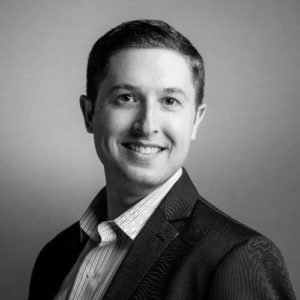
#> input picture fourier/gray2.jpg, 300 x 300 px
$ python 2.py
#> lines starting #> are read from the running program, lines starting #| are printed output that depends on the picture
'''
Write a program to obtain two-dimensional discrete Fourier transform and its
inverse of a gray level image of size 500*500. Also compute the magnitude,
phase angle and power spectrum of the Fourier transform.
'''

import cv2
import numpy as np
import matplotlib.pyplot as plt

img = cv2.imread('gray2.jpg', 0)
#> img is the input picture: shape (300, 300); min 0, max 255, mean 113.7

dft = cv2.dft(np.float32(img), flags=cv2.DFT_COMPLEX_OUTPUT)
dft_shift = np.fft.fftshift(dft)

magnitude = cv2.magnitude(dft_shift[:,:,0], dft_shift[:,:,1])
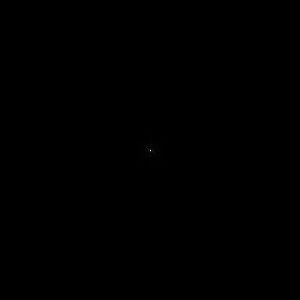
#> magnitude: shape (300, 300) float32; min 5.31, max 10234802, mean 3341.1; drawn with min black and max white
phase_angle = cv2.phase(dft_shift[:,:,0], dft_shift[:,:,1])
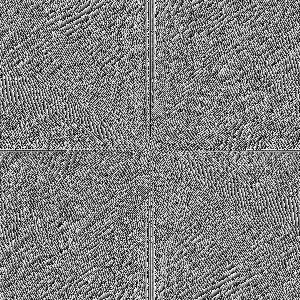
#> phase_angle: shape (300, 300) float32; min 7.63e-05, max 6.28, mean 3.14; drawn with min black and max white
power = magnitude**2

power_spectrum = 20*np.log(power)
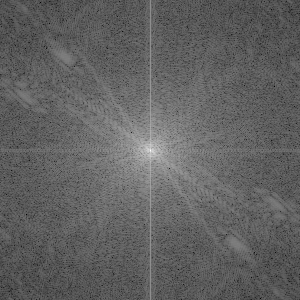
#> power_spectrum: shape (300, 300) float32; min 66.77, max 645.7, mean 289; drawn with min black and max white

inverse = np.fft.ifftshift(dft_shift)
img_back = cv2.idft(inverse)
img_back = cv2.magnitude(img_back[:,:,0],img_back[:,:,1])

fig, axs = plt.subplots(1, 3, figsize=(15, 15))

axs[0].imshow(img, cmap = 'gray')
axs[0].set_title('Input Image')
axs[1].imshow(power_spectrum, cmap = 'gray')
axs[1].set_title('Power Spectrum')
axs[2].imshow(img_back, cmap = 'gray')
axs[2].set_title('Inverse Fourier')

plt.show()
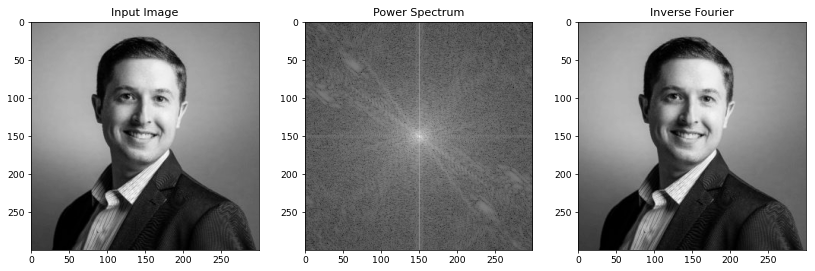
#> figure drawn by matplotlib, 3 panels
